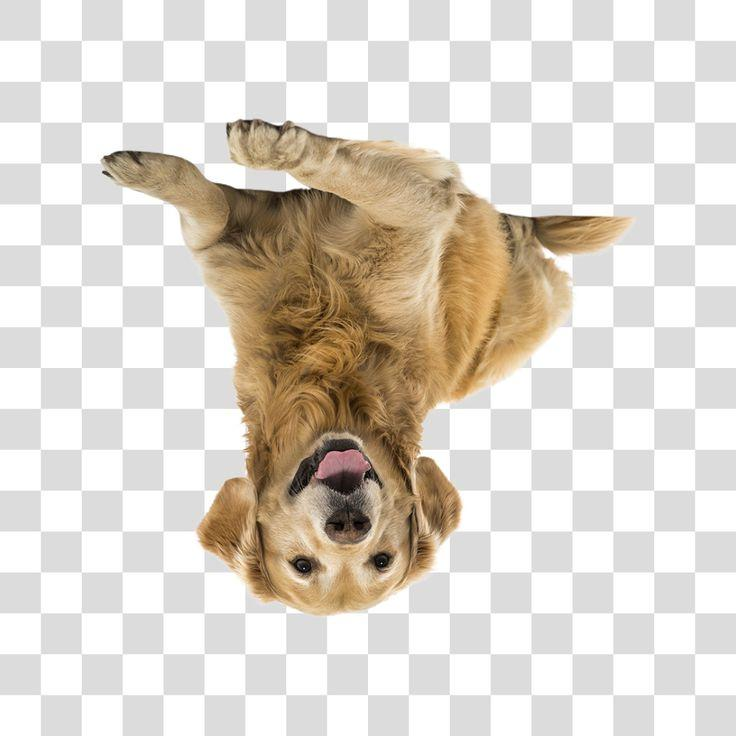
#> input picture Cachorro_Golden.jpeg, 736 x 736 px
$ python Aula_05_arquivo1.py
#> lines starting #> are read from the running program, lines starting #| are printed output that depends on the picture
import numpy as np
import matplotlib.pyplot as plt
import cv2
from PIL import Image

imagem = cv2.imread('Cachorro_Golden.jpeg')
#> imagem is the input picture: shape (736, 736, 3); mean B, G, R 203.8, 213.2, 220.4

print(type(imagem))
#| <class 'numpy.ndarray'>

print(imagem.shape)
#| (736, 736, 3)

corrigi_imagem = cv2.cvtColor(imagem, cv2.COLOR_BGR2RGB)

# plt.imshow(corrigi_imagem)
#
# plt.show()

imagem_escala_cinza = cv2.imread('Cachorro_Golden.jpeg', cv2.IMREAD_GRAYSCALE)
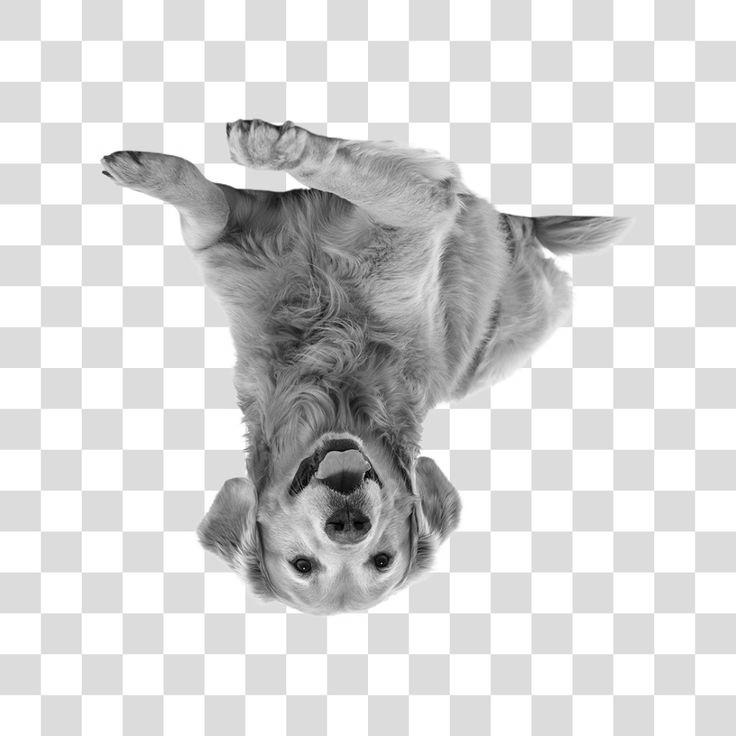
#> imagem_escala_cinza: shape (736, 736); min 0, max 255, mean 214.3

plt.imshow(imagem_escala_cinza, cmap='gray')

plt.imshow(imagem_escala_cinza, cmap='magma')

plt.show()
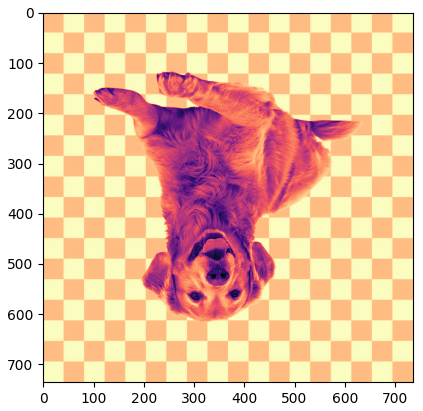
#> figure drawn by matplotlib, 1 panel

$ run again, with golden_rosto.jpeg copied over Cachorro_Golden.jpeg
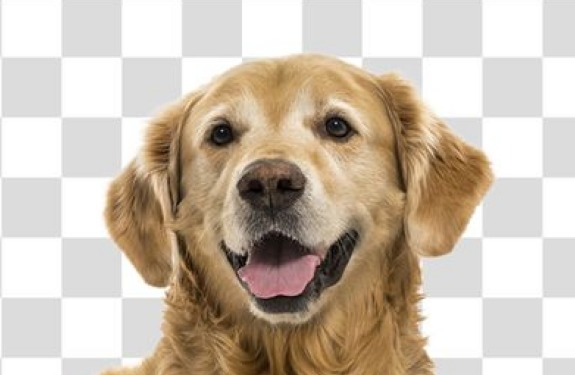
#> input picture golden_rosto.jpeg, 575 x 375 px
#> imagem is the input picture: shape (375, 575, 3); mean B, G, R 175.2, 190.3, 203.2
#| <class 'numpy.ndarray'>
#| (375, 575, 3)
#> `imagem_escala_cinza = cv2.imread('Cachorro_Golden.jpeg', cv2.IMREAD_GR..`:
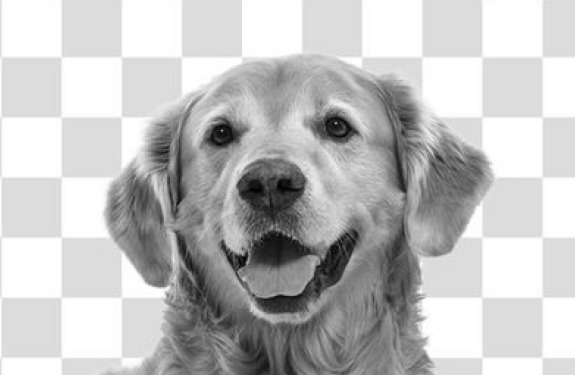
#> imagem_escala_cinza: shape (375, 575); min 0, max 255, mean 192.4
#> `plt.show()`:
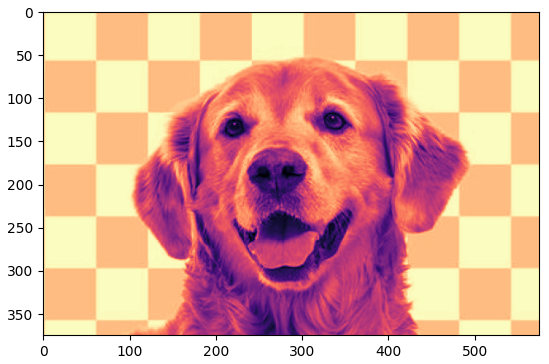
#> figure drawn by matplotlib, 1 panel
